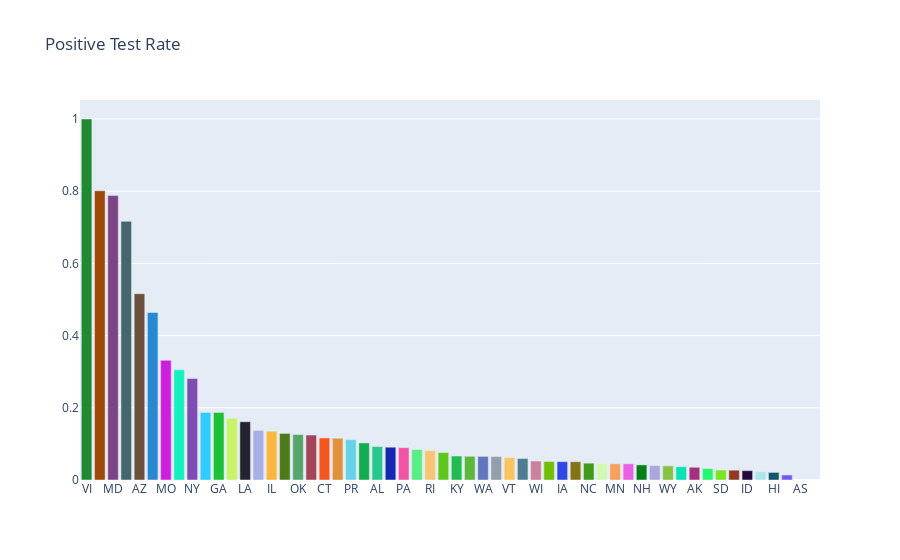
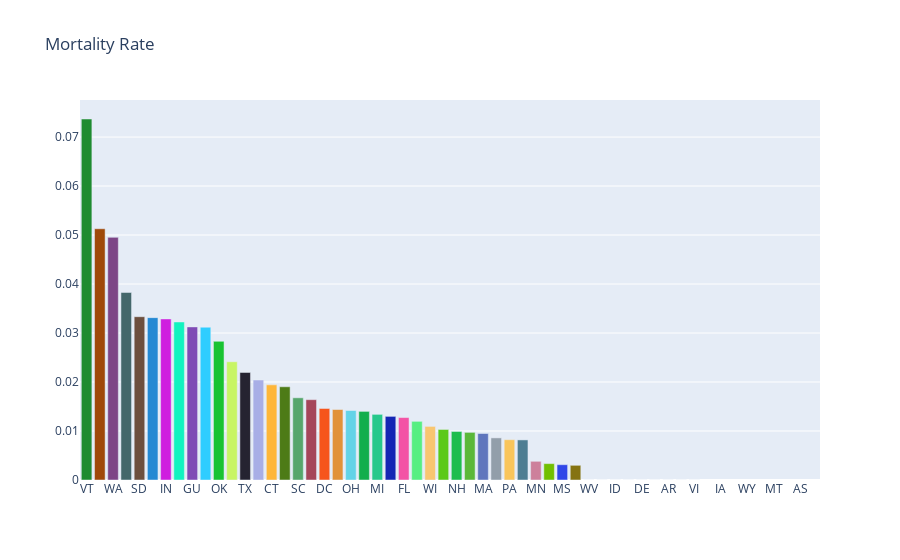

Notebook cell for these charts, in order:
### Code cell
## Visualizations    
plt.style.use('fivethirtyeight')
with open('coronavirus.json') as f:
    plotting = json.load(f)

plotting = pd.DataFrame(plotting['daily_summary'])
plotting.set_index('Date', drop = True, inplace = True)

fig = plt.figure(figsize=(15,5))
grouped.Positive.plot(label = 'Positive', linewidth=3)
plt.title('Positive Test Results COVID-19')
fig.gca()
plt.show()
fig.savefig('images/positive_tests.png')

fig = plt.figure(figsize=(15,5))
grouped.Deaths.plot()
plt.title('US Deaths')
plt.show()
fig.savefig('images/deaths.png')

fig = plt.figure(figsize=(15,5))
grouped['diff'] = grouped.Positive.diff()
grouped['diff'].plot()
plt.title('Positive Case Growth')
plt.show()
fig.savefig('images/positive_case_growth.png')

fig = plt.figure(figsize=(15,5))
df[df.State == 'IL'].Positive.plot(linewidth=3)
plt.title('Confirmed COVID-19 Cases in Illinois')
plt.show()
fig.savefig('images/illinois_cases.png')

fig = plt.figure(figsize=(15,5))
df[(df.State == 'NY')].Positive.plot(linewidth=3)
plt.title('Confirmed COVID-19 Cases in NY');
plt.show()
fig.savefig('images/ny_cases.png')

fig = plt.figure(figsize=(15,5))
df[df.State == "IA"].Positive.plot()
plt.title('Confirmed COVID-19 Cases in Iowa')
plt.show()
fig.savefig('images/ia_cases.png')

top_ten = df.loc[df.index.max()].sort_values(by='Positive', ascending=False)[:10]
ten_states = top_ten.State
fig = plt.figure(figsize=(15,5))
for state in ten_states:
    df[df.State == state].Positive.plot(label = state, linewidth=3)
plt.title('10 states with the most confirmed cases')
plt.ylabel('Positive Test Results')
plt.legend()
plt.show()
fig.savefig('images/top_ten_states.png')

mapping_df = df.loc[df.index.max()].groupby('State').sum()

fig = go.Figure(data=go.Choropleth(
    locations=mapping_df.index, # Spatial coordinates
    z = mapping_df['Positive'], # Data to be color-coded
    locationmode = 'USA-states', # set of locations match entries in `locations`
    colorscale = 'Reds',
    colorbar_title = "Confirmed Cases",
))

fig.update_layout(
    title_text = 'COVID-19 Cases by State',
    geo_scope='usa', # limite map scope to USA
)

fig.show()
fig.write_image('images/positive_cases_map.png')

today = df.loc[df.index.max()]
today = today.dropna(subset = ['Positive'])

today['positive_rate'] = today.Positive/today.Total

rates = today.sort_values(by='positive_rate', ascending = False)
rates = rates[['State', 'positive_rate', 'Deaths', 'Positive']]

rates = rates.set_index('State')



colors = [Color(pick_for=x).get_hex_l() for x in rates.index]

fig = go.Figure([go.Bar(x=rates.index, y=rates.positive_rate, marker_color=colors)])
fig.update_layout(
    title_text = 'Positive Test Rate',
    geo_scope='usa', # limite map scope to USA
)
fig.show()
fig.write_image('images/positive_test_rate.png')

rates['death_rate'] = rates.Deaths/rates.Positive

rates = rates.sort_values(by='death_rate', ascending=False)

fig = go.Figure([go.Bar(x=rates.index, y=rates.death_rate, marker_color=colors)])
fig.update_layout(
    title_text = 'Mortality Rate',
    geo_scope='usa', # limite map scope to USA
)
fig.show()
fig.write_image('images/mortality_rate.png')

### Figure 1 — Plotly figure (JSON) as saved in the notebook; plotly's stock layout.template omitted (floating-point values rounded to 4 significant figures)
{"data": [{"marker": {"color": ["#1e8b30", "#9f4909", "#7d4586", "#44676b", "#6d4f3e", "#2589d3", "#cf1edf", "#11f3bf", "#7f4bb5", "#2fcdff", "#19c331", "#c8f564", "#252331", "#a8aee6", "#feb639", "#4d7b17", "#56a66c", "#a5455a", "#f6551c", "#e19239", "#63d3e7", "#12ae4d", "#26c88c", "#1426b4", "#f353a5", "#56ef82", "#f8c671", "#5cc919", "#1fbd4e", "#5bb839", "#6076bd", "#929eaa", "#f9c55b", "#4e7d92", "#cd809b", "#71bf01", "#3047e8", "#857311", "#409c18", "#d0fab2", "#f6a05b", "#ec5ee4", "#027f15", "#aba7dc", "#86c142", "#06e4b2", "#a7307d", "#23f96c", "#78e81a", "#903a22", "#250a3a", "#a8e8ed", "#10586e", "#6e5bfb", "#c76589", "#5fe482"]}, "type": "bar", "x": ["VI", "OH", "MD", "DE", "AZ", "MI", "MO", "NJ", "NY", "AR", "GA", "MS", "LA", "GU", "IL", "SC", "OK", "IN", "CT", "CO", "PR", "DC", "AL", "FL", "PA", "MA", "RI", "CA", "KY", "NV", "WA", "VA", "VT", "TN", "WI", "UT", "IA", "NE", "NC", "OR", "MN", "KS", "NH", "ME", "WY", "TX", "AK", "WV", "SD", "MT", "ID", "ND", "HI", "NM", "AS", "MP"], "y": [1, 0.8011, 0.7878, 0.7165, 0.5159, 0.464, 0.3315, 0.3051, 0.2812, 0.1871, 0.1871, 0.1709, 0.1613, 0.1373, 0.135, 0.129, 0.126, 0.1245, 0.1166, 0.1157, 0.1117, 0.1027, 0.09263, 0.09082, 0.08964, 0.0843, 0.08135, 0.07601, 0.06645, 0.06569, 0.06545, 0.06488, 0.06189, 0.05964, 0.05256, 0.05135, 0.05084, 0.05063, 0.04661, 0.04584, 0.04508, 0.04487, 0.04179, 0.03982, 0.03924, 0.03672, 0.03523, 0.03175, 0.02757, 0.02724, 0.02581, 0.02285, 0.021, 0.0139, null, null]}], "layout": {"geo": {"scope": "usa"}, "title": {"text": "Positive Test Rate"}}}

### Figure 2 — Plotly figure (JSON) as saved in the notebook; plotly's stock layout.template omitted (floating-point values rounded to 4 significant figures)
{"data": [{"marker": {"color": ["#1e8b30", "#9f4909", "#7d4586", "#44676b", "#6d4f3e", "#2589d3", "#cf1edf", "#11f3bf", "#7f4bb5", "#2fcdff", "#19c331", "#c8f564", "#252331", "#a8aee6", "#feb639", "#4d7b17", "#56a66c", "#a5455a", "#f6551c", "#e19239", "#63d3e7", "#12ae4d", "#26c88c", "#1426b4", "#f353a5", "#56ef82", "#f8c671", "#5cc919", "#1fbd4e", "#5bb839", "#6076bd", "#929eaa", "#f9c55b", "#4e7d92", "#cd809b", "#71bf01", "#3047e8", "#857311", "#409c18", "#d0fab2", "#f6a05b", "#ec5ee4", "#027f15", "#aba7dc", "#86c142", "#06e4b2", "#a7307d", "#23f96c", "#78e81a", "#903a22", "#250a3a", "#a8e8ed", "#10586e", "#6e5bfb", "#c76589", "#5fe482"]}, "type": "bar", "x": ["VT", "PR", "WA", "OR", "SD", "LA", "IN", "KY", "GU", "GA", "OK", "VA", "TX", "KS", "CT", "CA", "SC", "MO", "DC", "NV", "OH", "AZ", "MI", "HI", "FL", "NJ", "WI", "IL", "NH", "CO", "MA", "MD", "PA", "NY", "MN", "UT", "MS", "TN", "WV", "ND", "ID", "NC", "DE", "NE", "AR", "AL", "VI", "RI", "IA", "ME", "WY", "AK", "MT", "NM", "AS", "MP"], "y": [0.07368, 0.05128, 0.04953, 0.03828, 0.03333, 0.03314, 0.03288, 0.03226, 0.03125, 0.03119, 0.0283, 0.02414, 0.02195, 0.02041, 0.01942, 0.01903, 0.01678, 0.01639, 0.0146, 0.01439, 0.01418, 0.01401, 0.0134, 0.01299, 0.01275, 0.01197, 0.01094, 0.01032, 0.009901, 0.009722, 0.009491, 0.008596, 0.008226, 0.008182, 0.003817, 0.003344, 0.003125, 0.002999, 0, 0, 0, 0, 0, 0, 0, 0, 0, null, null, null, null, null, null, null, null, null]}], "layout": {"geo": {"scope": "usa"}, "title": {"text": "Mortality Rate"}}}
